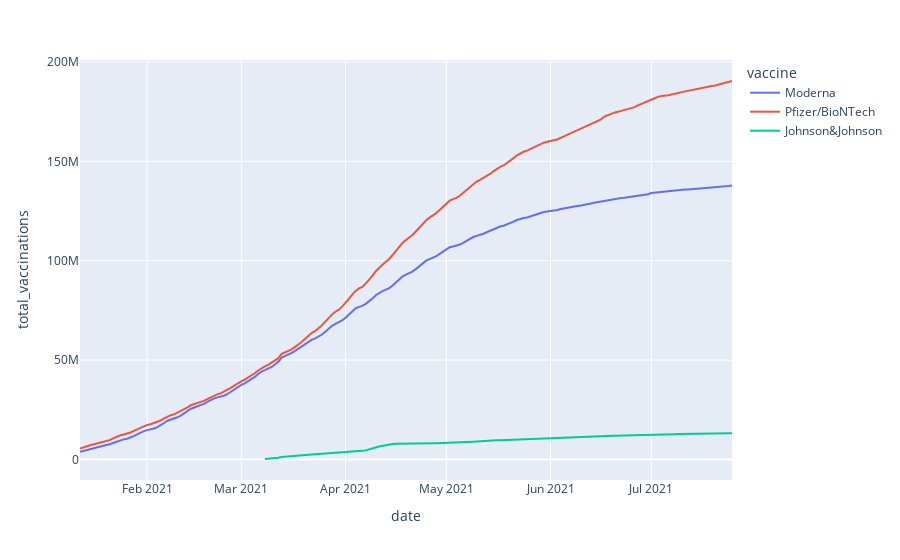

This figure's notebook cell:
### Code cell
fig = px.line(vac_USA,x = 'date', y = 'total_vaccinations', color = 'vaccine' )
fig.show()

### Figure 1 — Plotly figure (JSON) as saved in the notebook; plotly's stock layout.template omitted (floating-point values rounded to 4 significant figures; data arrays with more than 128 entries replaced by an {"elided": "..."} marker saying what was removed)
{"data": [{"hovertemplate": "vaccine=Moderna<br>date=%{x}<br>total_vaccinations=%{y}<extra></extra>", "legendgroup": "Moderna", "line": {"color": "#636efa", "dash": "solid"}, "mode": "lines", "name": "Moderna", "orientation": "v", "showlegend": true, "type": "scatter", "x": {"elided": "188 str values"}, "xaxis": "x", "y": {"elided": "188 int values"}, "yaxis": "y"}, {"hovertemplate": "vaccine=Pfizer/BioNTech<br>date=%{x}<br>total_vaccinations=%{y}<extra></extra>", "legendgroup": "Pfizer/BioNTech", "line": {"color": "#EF553B", "dash": "solid"}, "mode": "lines", "name": "Pfizer/BioNTech", "orientation": "v", "showlegend": true, "type": "scatter", "x": {"elided": "188 str values"}, "xaxis": "x", "y": {"elided": "188 int values"}, "yaxis": "y"}, {"hovertemplate": "vaccine=Johnson&Johnson<br>date=%{x}<br>total_vaccinations=%{y}<extra></extra>", "legendgroup": "Johnson&Johnson", "line": {"color": "#00cc96", "dash": "solid"}, "mode": "lines", "name": "Johnson&Johnson", "orientation": "v", "showlegend": true, "type": "scatter", "x": {"elided": "138 str values"}, "xaxis": "x", "y": {"elided": "138 int values"}, "yaxis": "y"}], "layout": {"legend": {"title": {"text": "vaccine"}, "tracegroupgap": 0}, "margin": {"t": 60}, "xaxis": {"anchor": "y", "domain": [0.0, 1.0], "title": {"text": "date"}}, "yaxis": {"anchor": "x", "domain": [0.0, 1.0], "title": {"text": "total_vaccinations"}}}}
